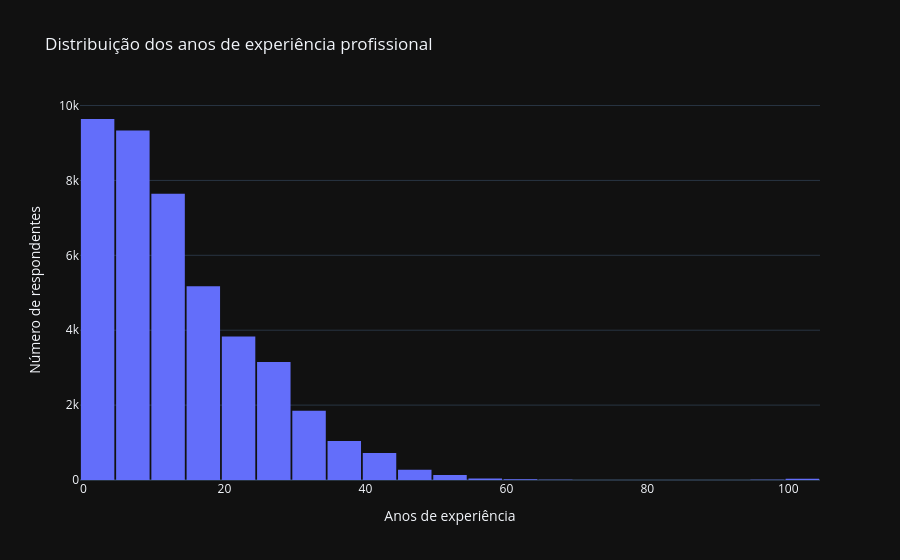

This figure's notebook cell:
### Code cell
fig = px.histogram(
    df,
    x="WorkExp",
    nbins=30,
    title="Distribuição dos anos de experiência profissional",
    labels={"WorkExp": "Anos de experiência"},
    template="plotly_dark"
)

fig.update_layout(
    yaxis_title="Número de respondentes",
    bargap=0.05
)

fig.show()

### Figure 1 — Plotly figure (JSON) as saved in the notebook; plotly's stock layout.template omitted (floating-point values rounded to 4 significant figures; data arrays with more than 128 entries replaced by an {"elided": "..."} marker saying what was removed)
{"data": [{"bingroup": "x", "hovertemplate": "Anos de experiência=%{x}<br>count=%{y}<extra></extra>", "legendgroup": "", "marker": {"color": "#636efa", "pattern": {"shape": ""}}, "name": "", "nbinsx": 30, "orientation": "v", "showlegend": false, "type": "histogram", "x": {"elided": "49191 float values"}, "xaxis": "x", "yaxis": "y"}], "layout": {"bargap": 0.05, "barmode": "relative", "legend": {"tracegroupgap": 0}, "title": {"text": "Distribuição dos anos de experiência profissional"}, "xaxis": {"anchor": "y", "domain": [0, 1], "title": {"text": "Anos de experiência"}}, "yaxis": {"anchor": "x", "domain": [0, 1], "title": {"text": "Número de respondentes"}}}}
